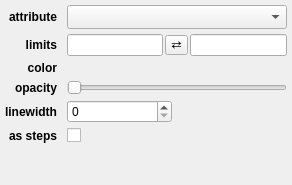
<?xml version="1.0" encoding="UTF-8"?>
<ui version="4.0">
 <class>Form</class>
 <widget class="QWidget" name="Form">
  <property name="geometry">
   <rect>
    <x>0</x>
    <y>0</y>
    <width>292</width>
    <height>185</height>
   </rect>
  </property>
  <property name="windowTitle">
   <string>Form</string>
  </property>
  <layout class="QGridLayout" name="gridLayout">
   <property name="leftMargin">
    <number>5</number>
   </property>
   <property name="topMargin">
    <number>5</number>
   </property>
   <property name="rightMargin">
    <number>5</number>
   </property>
   <property name="bottomMargin">
    <number>5</number>
   </property>
   <property name="horizontalSpacing">
    <number>10</number>
   </property>
   <property name="verticalSpacing">
    <number>5</number>
   </property>
   <item row="0" column="0">
    <widget class="QLabel" name="label_4">
     <property name="font">
      <font>
       <weight>75</weight>
       <bold>true</bold>
      </font>
     </property>
     <property name="text">
      <string>attribute</string>
     </property>
     <property name="alignment">
      <set>Qt::AlignRight|Qt::AlignTrailing|Qt::AlignVCenter</set>
     </property>
    </widget>
   </item>
   <item row="2" column="1" colspan="2">
    <layout class="QHBoxLayout" name="layout_limits">
     <property name="spacing">
      <number>2</number>
     </property>
     <item>
      <widget class="QLineEdit" name="valuetext_v_min"/>
     </item>
     <item>
      <widget class="QToolButton" name="button_flip_limits">
       <property name="styleSheet">
        <string notr="true">padding: 0px</string>
       </property>
       <property name="text">
        <string>⇄</string>
       </property>
      </widget>
     </item>
     <item>
      <widget class="QLineEdit" name="valuetext_v_max"/>
     </item>
    </layout>
   </item>
   <item row="3" column="0">
    <widget class="QLabel" name="label_2">
     <property name="font">
      <font>
       <weight>75</weight>
       <bold>true</bold>
      </font>
     </property>
     <property name="text">
      <string>color</string>
     </property>
     <property name="alignment">
      <set>Qt::AlignRight|Qt::AlignTrailing|Qt::AlignVCenter</set>
     </property>
    </widget>
   </item>
   <item row="5" column="1">
    <widget class="QSpinBox" name="value_linewidth"/>
   </item>
   <item row="4" column="0">
    <widget class="QLabel" name="label">
     <property name="font">
      <font>
       <weight>75</weight>
       <bold>true</bold>
      </font>
     </property>
     <property name="text">
      <string>opacity</string>
     </property>
     <property name="alignment">
      <set>Qt::AlignRight|Qt::AlignTrailing|Qt::AlignVCenter</set>
     </property>
    </widget>
   </item>
   <item row="5" column="0">
    <widget class="QLabel" name="label_3">
     <property name="font">
      <font>
       <weight>75</weight>
       <bold>true</bold>
      </font>
     </property>
     <property name="text">
      <string>linewidth</string>
     </property>
     <property name="alignment">
      <set>Qt::AlignRight|Qt::AlignTrailing|Qt::AlignVCenter</set>
     </property>
    </widget>
   </item>
   <item row="8" column="1">
    <spacer name="verticalSpacer">
     <property name="orientation">
      <enum>Qt::Vertical</enum>
     </property>
     <property name="sizeHint" stdset="0">
      <size>
       <width>20</width>
       <height>40</height>
      </size>
     </property>
    </spacer>
   </item>
   <item row="7" column="1" colspan="2">
    <spacer name="horizontalSpacer">
     <property name="orientation">
      <enum>Qt::Horizontal</enum>
     </property>
     <property name="sizeHint" stdset="0">
      <size>
       <width>40</width>
       <height>5</height>
      </size>
     </property>
    </spacer>
   </item>
   <item row="4" column="1" colspan="2">
    <widget class="QSlider" name="value_alpha">
     <property name="maximum">
      <number>100</number>
     </property>
     <property name="orientation">
      <enum>Qt::Horizontal</enum>
     </property>
    </widget>
   </item>
   <item row="3" column="1">
    <widget class="QColorBox" name="color_color">
     <property name="sizePolicy">
      <sizepolicy hsizetype="Preferred" vsizetype="Minimum">
       <horstretch>0</horstretch>
       <verstretch>0</verstretch>
      </sizepolicy>
     </property>
     <property name="text">
      <string/>
     </property>
    </widget>
   </item>
   <item row="2" column="0">
    <widget class="QLabel" name="label_limits">
     <property name="font">
      <font>
       <weight>75</weight>
       <bold>true</bold>
      </font>
     </property>
     <property name="text">
      <string>limits</string>
     </property>
     <property name="alignment">
      <set>Qt::AlignRight|Qt::AlignTrailing|Qt::AlignVCenter</set>
     </property>
    </widget>
   </item>
   <item row="0" column="1" colspan="2">
    <widget class="QComboBox" name="combosel_attribute">
     <property name="sizeAdjustPolicy">
      <enum>QComboBox::AdjustToMinimumContentsLengthWithIcon</enum>
     </property>
    </widget>
   </item>
   <item row="6" column="1">
    <widget class="QCheckBox" name="bool_as_steps">
     <property name="text">
      <string/>
     </property>
    </widget>
   </item>
   <item row="6" column="0">
    <widget class="QLabel" name="label_5">
     <property name="font">
      <font>
       <weight>75</weight>
       <bold>true</bold>
      </font>
     </property>
     <property name="text">
      <string>as steps</string>
     </property>
     <property name="alignment">
      <set>Qt::AlignRight|Qt::AlignTrailing|Qt::AlignVCenter</set>
     </property>
    </widget>
   </item>
  </layout>
 </widget>
 <customwidgets>
  <customwidget>
   <class>QColorBox</class>
   <extends>QLabel</extends>
   <header>glue_qt.utils.colors</header>
  </customwidget>
 </customwidgets>
 <resources/>
 <connections/>
</ui>
